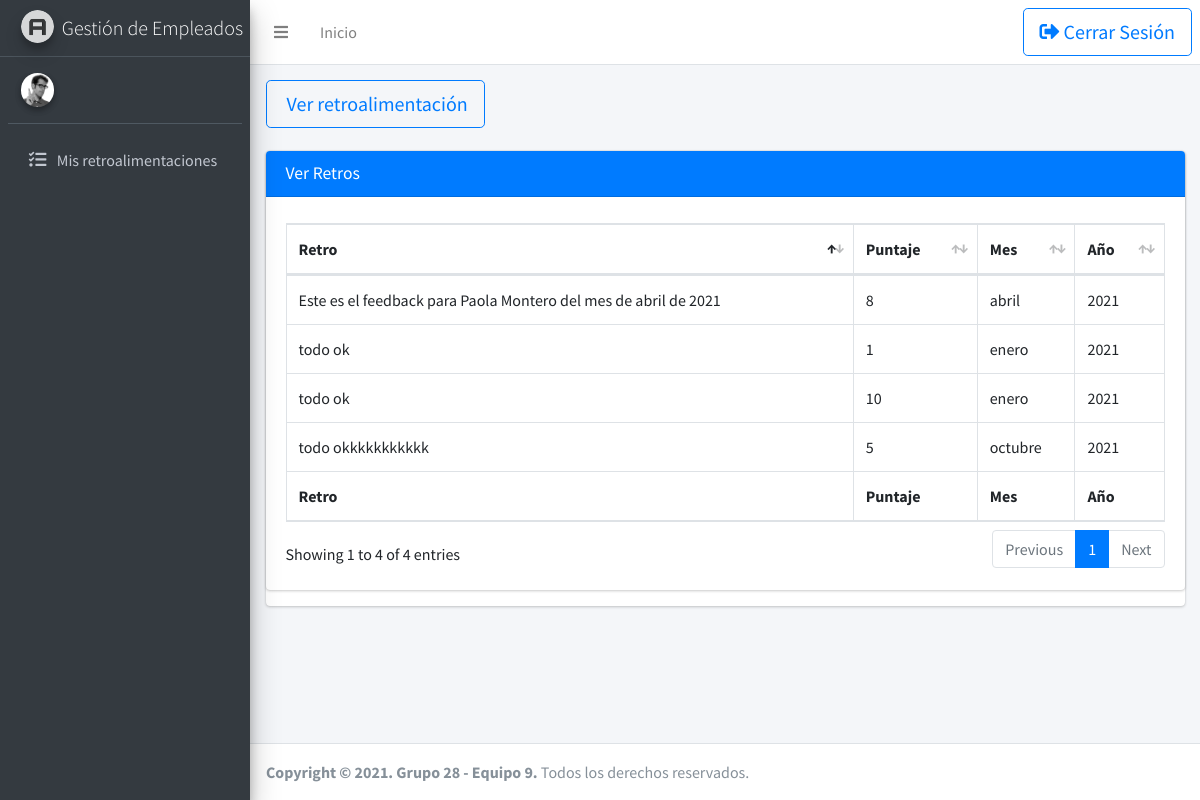
Screenshot of /allretro with the database file from the repository.
### tables this page shows
CREATE TABLE "retroalimentacion" (
	"numero_documento"	INTEGER NOT NULL UNIQUE,
	"puntaje"	INTEGER NOT NULL,
	"retro"	TEXT NOT NULL,
	"mes"	TEXT NOT NULL,
	"ano"	INTEGER NOT NULL,
	PRIMARY KEY("numero_documento")
);

### main.py (the view)
@app.route('/allretro')
def show_all_retros():
    all_retros=sql_select_allretro()
    print(all_retros)
    return render_template('allretro.html', allretros=all_retros)

### db.py (called while the page is built)
def get_db():
    try:
        if 'db' not in g:
            print('conexion exitosa')
            g.db = sqlite3.connect('gestionempleados.db')
        return g.db
    except Error:
        print(Error)

### main.py (called while the page is built)
def sql_select_allretro():
    documento = session.get('id_usuario')
    print(documento)
    conn = get_db()
    retros = conn.execute('SELECT * FROM retroalimentacion ').fetchall()
    lista_retros = [ {"numero_documento": retro[0], "puntaje": retro[1], "retro": retro[2], "mes": retro[3], "ano": retro[4] } for retro in retros ]
    print(lista_retros)
    return lista_retros

@app.before_request
def usuario_registrado():
    idusuario = session.get('id_usuario')
    if idusuario is None:
        g.usuario=None
    else:
        g.usuario=idusuario
        db = get_db()
        sqluser = db.execute('SELECT * FROM Empleados WHERE numero_documento = ?',(idusuario,)).fetchone()
        g.rol=sqluser[12]
        db.commit()

### templates/allretro.html (shortened to what this page needs)
{% extends 'baseempleado_prueba.html' %}
{% block contenido_principal %}
<div class="content-wrapper">
    <div class="content-header">
      <div class="container-fluid">
        <div class="row mb-2">
          <div class="col-sm-6">
            <div class="from-group">
                <a href="/crearusuario" class="btn btn-outline-primary btn-lg" role="button" aria-pressed="true">
                    Ver retroalimentación
                </a>
            </div>
          </div>
        </div>
      </div>
    </div>
    <div class="content">
        <div class="container-fluid">
            <div class="row">
                <div class="col-lg-12">
                    <div class="card card-primary">
                        <div class="card card-primary">
                            <div class="card-header">
                                <h3 class="card-title">Ver Retros</h3>
                            </div>
                            <div class="card-body">
                                <table id="example2" class="table table-bordered table-hover">
                                    <thead>
                                        <tr>
                                            <th>Retro</th>
                                            <th>Puntaje</th>
                                            <th>Mes</th>
                                            <th>Año</th>
                                        </tr>
                                    </thead>
                                    <tbody>
                                        {% for retro in allretros %}
                                        <tr>
                                            <td>{{ retro['retro'] }}</td>
                                            <td>{{ retro['puntaje'] }}</td>
                                            <td>{{ retro['mes'] }}</td>
                                            <td>{{ retro['ano'] }}</td>
                                        </tr>
                                        {% endfor %}
                                    </tbody>
                                    <tfoot>
                                        <tr>
                                            <th>Retro</th>
                                            <th>Puntaje</th>
                                            <th>Mes</th>
                                            <th>Año</th>
                                        </tr>
                                    </tfoot>
                                </table>
                            </div>
                        </div>
                    </div>
                </div>
            </div>
        </div>
    </div>
</div>
{% endblock contenido_principal%}

### rows the page displays
retroalimentacion: retro "Este es el feedback para Paola Montero del mes de abril de 2021", puntaje "8", mes "abril", ano "2021"
retroalimentacion: retro "todo ok", puntaje "1", mes "enero", ano "2021"
retroalimentacion: retro "todo okkkkkkkkkkk", puntaje "5", mes "octubre", ano "2021"
retroalimentacion: retro "todo ok", puntaje "10", mes "enero", ano "2021"
